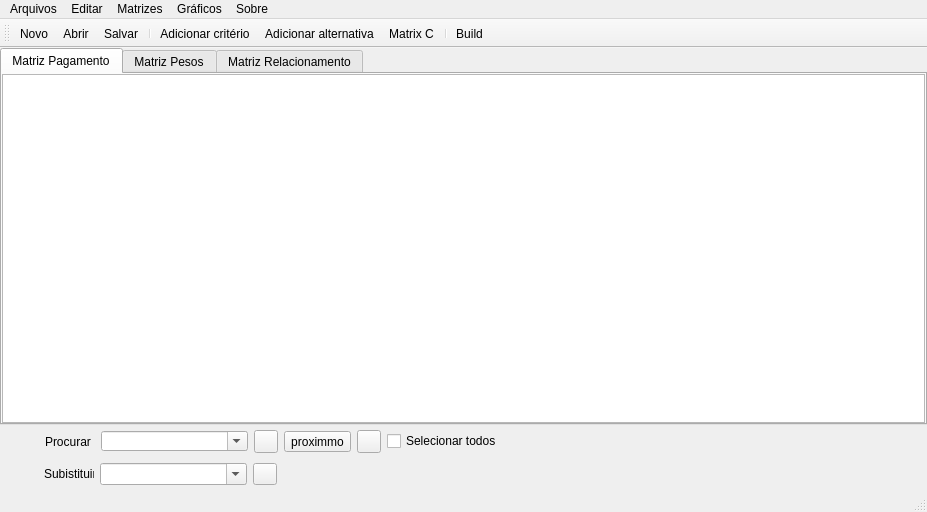
<?xml version="1.0" encoding="UTF-8"?>
<ui version="4.0">
 <class>MainWindow</class>
 <widget class="QMainWindow" name="MainWindow">
  <property name="geometry">
   <rect>
    <x>0</x>
    <y>0</y>
    <width>927</width>
    <height>512</height>
   </rect>
  </property>
  <property name="windowTitle">
   <string>MEM - Método de Escolha Múltipla</string>
  </property>
  <property name="documentMode">
   <bool>false</bool>
  </property>
  <property name="tabShape">
   <enum>QTabWidget::Rounded</enum>
  </property>
  <widget class="QWidget" name="centralWidget">
   <layout class="QVBoxLayout" name="verticalLayout">
    <property name="spacing">
     <number>0</number>
    </property>
    <property name="leftMargin">
     <number>0</number>
    </property>
    <property name="topMargin">
     <number>0</number>
    </property>
    <property name="rightMargin">
     <number>0</number>
    </property>
    <property name="bottomMargin">
     <number>0</number>
    </property>
    <item>
     <widget class="QTabWidget" name="tabWidget">
      <property name="currentIndex">
       <number>0</number>
      </property>
      <property name="tabsClosable">
       <bool>false</bool>
      </property>
      <widget class="QWidget" name="tabMatrixPayment">
       <attribute name="title">
        <string>Matriz Pagamento</string>
       </attribute>
       <layout class="QHBoxLayout" name="horizontalLayout">
        <property name="spacing">
         <number>0</number>
        </property>
        <property name="leftMargin">
         <number>0</number>
        </property>
        <property name="topMargin">
         <number>0</number>
        </property>
        <property name="rightMargin">
         <number>0</number>
        </property>
        <property name="bottomMargin">
         <number>0</number>
        </property>
        <item>
         <widget class="Table" name="tableMatrixPayment">
          <attribute name="verticalHeaderShowSortIndicator" stdset="0">
           <bool>false</bool>
          </attribute>
          <attribute name="verticalHeaderStretchLastSection">
           <bool>false</bool>
          </attribute>
         </widget>
        </item>
       </layout>
      </widget>
      <widget class="QWidget" name="tabMatrixWeight">
       <attribute name="title">
        <string>Matriz Pesos</string>
       </attribute>
       <layout class="QHBoxLayout" name="horizontalLayout_2">
        <property name="leftMargin">
         <number>0</number>
        </property>
        <property name="topMargin">
         <number>0</number>
        </property>
        <property name="rightMargin">
         <number>0</number>
        </property>
        <property name="bottomMargin">
         <number>0</number>
        </property>
        <item>
         <widget class="Table" name="tableMatrixWeight"/>
        </item>
       </layout>
      </widget>
      <widget class="QWidget" name="tabMatrixRelationship">
       <attribute name="title">
        <string>Matriz Relacionamento</string>
       </attribute>
       <layout class="QHBoxLayout" name="horizontalLayout_3">
        <property name="leftMargin">
         <number>0</number>
        </property>
        <property name="topMargin">
         <number>0</number>
        </property>
        <property name="rightMargin">
         <number>0</number>
        </property>
        <property name="bottomMargin">
         <number>0</number>
        </property>
        <item>
         <widget class="Table" name="tableMatrixRelationship"/>
        </item>
       </layout>
      </widget>
     </widget>
    </item>
    <item>
     <widget class="FindTable" name="tableFindValue" native="true">
      <property name="minimumSize">
       <size>
        <width>921</width>
        <height>40</height>
       </size>
      </property>
      <property name="maximumSize">
       <size>
        <width>921</width>
        <height>80</height>
       </size>
      </property>
      <layout class="QVBoxLayout" name="verticalLayout_4">
       <property name="leftMargin">
        <number>9</number>
       </property>
       <property name="topMargin">
        <number>0</number>
       </property>
       <property name="bottomMargin">
        <number>0</number>
       </property>
       <item>
        <layout class="QVBoxLayout" name="verticalLayout_2">
         <property name="spacing">
          <number>0</number>
         </property>
         <property name="leftMargin">
          <number>0</number>
         </property>
         <property name="topMargin">
          <number>0</number>
         </property>
         <property name="rightMargin">
          <number>0</number>
         </property>
         <property name="bottomMargin">
          <number>0</number>
         </property>
         <item>
          <widget class="QWidget" name="wgtFindTbale" native="true">
           <layout class="QHBoxLayout" name="horizontalLayout_4">
            <property name="sizeConstraint">
             <enum>QLayout::SetMinAndMaxSize</enum>
            </property>
            <property name="leftMargin">
             <number>6</number>
            </property>
            <property name="topMargin">
             <number>5</number>
            </property>
            <property name="rightMargin">
             <number>6</number>
            </property>
            <property name="bottomMargin">
             <number>5</number>
            </property>
            <item>
             <widget class="QToolButton" name="btnFindClose">
              <property name="text">
               <string/>
              </property>
              <property name="icon">
               <iconset resource="imagens.qrc">
                <normaloff>:/imagens/cancel.png</normaloff>:/imagens/cancel.png</iconset>
              </property>
              <property name="popupMode">
               <enum>QToolButton::DelayedPopup</enum>
              </property>
              <property name="autoRaise">
               <bool>true</bool>
              </property>
              <property name="arrowType">
               <enum>Qt::NoArrow</enum>
              </property>
             </widget>
            </item>
            <item>
             <widget class="QLabel" name="lblFind">
              <property name="minimumSize">
               <size>
                <width>50</width>
                <height>0</height>
               </size>
              </property>
              <property name="maximumSize">
               <size>
                <width>50</width>
                <height>16777215</height>
               </size>
              </property>
              <property name="text">
               <string>Procurar</string>
              </property>
             </widget>
            </item>
            <item>
             <widget class="QComboBox" name="cbxFind">
              <property name="minimumSize">
               <size>
                <width>147</width>
                <height>20</height>
               </size>
              </property>
              <property name="maximumSize">
               <size>
                <width>147</width>
                <height>20</height>
               </size>
              </property>
              <property name="editable">
               <bool>true</bool>
              </property>
              <property name="maxVisibleItems">
               <number>10</number>
              </property>
              <property name="insertPolicy">
               <enum>QComboBox::NoInsert</enum>
              </property>
             </widget>
            </item>
            <item>
             <widget class="QToolButton" name="btnFind">
              <property name="text">
               <string/>
              </property>
              <property name="icon">
               <iconset resource="imagens.qrc">
                <normaloff>:/imagens/find.png</normaloff>:/imagens/find.png</iconset>
              </property>
             </widget>
            </item>
            <item>
             <widget class="QToolButton" name="btnFindPrev">
              <property name="text">
               <string>proximmo</string>
              </property>
              <property name="icon">
               <iconset resource="imagens.qrc">
                <normaloff>:/imagens/arrow_left.png</normaloff>:/imagens/arrow_left.png</iconset>
              </property>
              <property name="checkable">
               <bool>false</bool>
              </property>
             </widget>
            </item>
            <item>
             <widget class="QToolButton" name="btnFindNext">
              <property name="text">
               <string/>
              </property>
              <property name="icon">
               <iconset resource="imagens.qrc">
                <normaloff>:/imagens/arrow_right.png</normaloff>:/imagens/arrow_right.png</iconset>
              </property>
              <property name="checkable">
               <bool>false</bool>
              </property>
              <property name="checked">
               <bool>false</bool>
              </property>
             </widget>
            </item>
            <item>
             <widget class="QCheckBox" name="ckbSelectAll">
              <property name="text">
               <string>Selecionar todos</string>
              </property>
             </widget>
            </item>
            <item>
             <widget class="QLabel" name="lblInfomation">
              <property name="text">
               <string/>
              </property>
             </widget>
            </item>
            <item>
             <spacer name="horizontalSpacer_2">
              <property name="orientation">
               <enum>Qt::Horizontal</enum>
              </property>
              <property name="sizeType">
               <enum>QSizePolicy::MinimumExpanding</enum>
              </property>
              <property name="sizeHint" stdset="0">
               <size>
                <width>40</width>
                <height>20</height>
               </size>
              </property>
             </spacer>
            </item>
           </layout>
          </widget>
         </item>
         <item>
          <widget class="QWidget" name="wgtReplaceTable" native="true">
           <property name="minimumSize">
            <size>
             <width>0</width>
             <height>32</height>
            </size>
           </property>
           <property name="maximumSize">
            <size>
             <width>16777215</width>
             <height>32</height>
            </size>
           </property>
           <layout class="QHBoxLayout" name="horizontalLayout_5">
            <property name="leftMargin">
             <number>6</number>
            </property>
            <property name="topMargin">
             <number>5</number>
            </property>
            <property name="rightMargin">
             <number>6</number>
            </property>
            <property name="bottomMargin">
             <number>5</number>
            </property>
            <item>
             <spacer name="horizontalSpacer_3">
              <property name="orientation">
               <enum>Qt::Horizontal</enum>
              </property>
              <property name="sizeType">
               <enum>QSizePolicy::Fixed</enum>
              </property>
              <property name="sizeHint" stdset="0">
               <size>
                <width>29</width>
                <height>20</height>
               </size>
              </property>
             </spacer>
            </item>
            <item>
             <widget class="QLabel" name="lblReplace">
              <property name="minimumSize">
               <size>
                <width>50</width>
                <height>0</height>
               </size>
              </property>
              <property name="maximumSize">
               <size>
                <width>50</width>
                <height>16777215</height>
               </size>
              </property>
              <property name="text">
               <string>Subistituir</string>
              </property>
             </widget>
            </item>
            <item>
             <widget class="QComboBox" name="cbxReplace">
              <property name="minimumSize">
               <size>
                <width>147</width>
                <height>0</height>
               </size>
              </property>
              <property name="maximumSize">
               <size>
                <width>147</width>
                <height>16777215</height>
               </size>
              </property>
              <property name="editable">
               <bool>true</bool>
              </property>
              <property name="insertPolicy">
               <enum>QComboBox::NoInsert</enum>
              </property>
             </widget>
            </item>
            <item>
             <widget class="QToolButton" name="btnReplace">
              <property name="layoutDirection">
               <enum>Qt::LeftToRight</enum>
              </property>
              <property name="autoFillBackground">
               <bool>false</bool>
              </property>
              <property name="text">
               <string/>
              </property>
              <property name="icon">
               <iconset resource="imagens.qrc">
                <normaloff>:/imagens/table_replace.png</normaloff>:/imagens/table_replace.png</iconset>
              </property>
             </widget>
            </item>
            <item>
             <spacer name="horizontalSpacer">
              <property name="orientation">
               <enum>Qt::Horizontal</enum>
              </property>
              <property name="sizeType">
               <enum>QSizePolicy::Expanding</enum>
              </property>
              <property name="sizeHint" stdset="0">
               <size>
                <width>40</width>
                <height>20</height>
               </size>
              </property>
             </spacer>
            </item>
           </layout>
          </widget>
         </item>
        </layout>
       </item>
      </layout>
     </widget>
    </item>
   </layout>
  </widget>
  <widget class="QMenuBar" name="menuBar">
   <property name="geometry">
    <rect>
     <x>0</x>
     <y>0</y>
     <width>927</width>
     <height>21</height>
    </rect>
   </property>
   <widget class="QMenu" name="menuArquivos">
    <property name="title">
     <string>Arquivos</string>
    </property>
    <widget class="QMenu" name="menuLinguagem">
     <property name="title">
      <string>Linguagem</string>
     </property>
     <addaction name="actPortuguese"/>
     <addaction name="actEnglish"/>
     <addaction name="actEspanish"/>
     <addaction name="actFrench"/>
    </widget>
    <addaction name="actNewMenu"/>
    <addaction name="actOpenMenu"/>
    <addaction name="actSaveMenu"/>
    <addaction name="separator"/>
    <addaction name="actConfiguration"/>
    <addaction name="menuLinguagem"/>
    <addaction name="separator"/>
    <addaction name="actClose"/>
   </widget>
   <widget class="QMenu" name="menuEdit">
    <property name="title">
     <string>Editar</string>
    </property>
    <widget class="QMenu" name="menuCriteria">
     <property name="title">
      <string>Critério</string>
     </property>
     <addaction name="actAddCriteriaMenu"/>
     <addaction name="actDeleteCriteria"/>
     <addaction name="separator"/>
     <addaction name="actEditCriteria"/>
    </widget>
    <widget class="QMenu" name="menuAlternative">
     <property name="title">
      <string>Alternativa</string>
     </property>
     <addaction name="actAddAlternativeMenu"/>
     <addaction name="actDeleteAlternative"/>
     <addaction name="separator"/>
     <addaction name="actEditAlternative"/>
    </widget>
    <addaction name="menuCriteria"/>
    <addaction name="menuAlternative"/>
    <addaction name="actMatrixCMenu"/>
    <addaction name="separator"/>
    <addaction name="actFindInTable"/>
    <addaction name="actReplaceTable"/>
   </widget>
   <widget class="QMenu" name="menuTabela">
    <property name="title">
     <string>Matrizes</string>
    </property>
    <addaction name="actMatrixALine"/>
    <addaction name="actMatrixBLine"/>
    <addaction name="actResultRelative"/>
    <addaction name="separator"/>
    <addaction name="actMirror"/>
   </widget>
   <widget class="QMenu" name="menuAbout">
    <property name="title">
     <string>Sobre</string>
    </property>
    <addaction name="actHelp"/>
    <addaction name="actAbout"/>
   </widget>
   <widget class="QMenu" name="menuGraphics">
    <property name="title">
     <string>Gráficos</string>
    </property>
    <addaction name="actGraphResult"/>
    <addaction name="actSensibilityGraphic"/>
   </widget>
   <addaction name="menuArquivos"/>
   <addaction name="menuEdit"/>
   <addaction name="menuTabela"/>
   <addaction name="menuGraphics"/>
   <addaction name="menuAbout"/>
  </widget>
  <widget class="QToolBar" name="mainToolBar">
   <property name="iconSize">
    <size>
     <width>32</width>
     <height>32</height>
    </size>
   </property>
   <property name="floatable">
    <bool>true</bool>
   </property>
   <attribute name="toolBarArea">
    <enum>TopToolBarArea</enum>
   </attribute>
   <attribute name="toolBarBreak">
    <bool>false</bool>
   </attribute>
   <addaction name="actNew"/>
   <addaction name="actOpen"/>
   <addaction name="actSave"/>
   <addaction name="separator"/>
   <addaction name="actAddCriteria"/>
   <addaction name="actAddAlternative"/>
   <addaction name="actMatrixC"/>
   <addaction name="separator"/>
   <addaction name="actBuild"/>
  </widget>
  <widget class="QStatusBar" name="statusBar"/>
  <action name="actOpen">
   <property name="icon">
    <iconset resource="imagens.qrc">
     <normaloff>:/imagens/folder_table_32.png</normaloff>:/imagens/folder_table_32.png</iconset>
   </property>
   <property name="text">
    <string>Abrir</string>
   </property>
   <property name="shortcut">
    <string>Ctrl+O</string>
   </property>
  </action>
  <action name="actSave">
   <property name="icon">
    <iconset resource="imagens.qrc">
     <normaloff>:/imagens/save_32.png</normaloff>:/imagens/save_32.png</iconset>
   </property>
   <property name="text">
    <string>Salvar</string>
   </property>
   <property name="shortcut">
    <string>Ctrl+S</string>
   </property>
  </action>
  <action name="actClose">
   <property name="icon">
    <iconset resource="imagens.qrc">
     <normaloff>:/imagens/cross.png</normaloff>:/imagens/cross.png</iconset>
   </property>
   <property name="text">
    <string>Fechar</string>
   </property>
  </action>
  <action name="actPortuguese">
   <property name="checkable">
    <bool>true</bool>
   </property>
   <property name="checked">
    <bool>false</bool>
   </property>
   <property name="icon">
    <iconset resource="imagens.qrc">
     <normaloff>:/imagens/flag_brazil.png</normaloff>:/imagens/flag_brazil.png</iconset>
   </property>
   <property name="text">
    <string>Português</string>
   </property>
  </action>
  <action name="actEnglish">
   <property name="checkable">
    <bool>true</bool>
   </property>
   <property name="icon">
    <iconset resource="imagens.qrc">
     <normaloff>:/imagens/flag_usa.png</normaloff>:/imagens/flag_usa.png</iconset>
   </property>
   <property name="text">
    <string>Inglês</string>
   </property>
  </action>
  <action name="actAddCriteria">
   <property name="icon">
    <iconset resource="imagens.qrc">
     <normaloff>:/imagens/table_col_insert_32.png</normaloff>:/imagens/table_col_insert_32.png</iconset>
   </property>
   <property name="text">
    <string>Adicionar critério</string>
   </property>
   <property name="toolTip">
    <string>Adicionar críterio</string>
   </property>
  </action>
  <action name="actAddAlternative">
   <property name="icon">
    <iconset resource="imagens.qrc">
     <normaloff>:/imagens/table_row_insert_32.png</normaloff>:/imagens/table_row_insert_32.png</iconset>
   </property>
   <property name="text">
    <string>Adicionar alternativa</string>
   </property>
  </action>
  <action name="actMirror">
   <property name="checkable">
    <bool>true</bool>
   </property>
   <property name="checked">
    <bool>true</bool>
   </property>
   <property name="icon">
    <iconset resource="imagens.qrc">
     <normaloff>:/imagens/table_mirror.png</normaloff>:/imagens/table_mirror.png</iconset>
   </property>
   <property name="text">
    <string>Espelhamento</string>
   </property>
   <property name="shortcut">
    <string>Ctrl+E</string>
   </property>
  </action>
  <action name="actAbout">
   <property name="icon">
    <iconset resource="imagens.qrc">
     <normaloff>:/imagens/about.png</normaloff>:/imagens/about.png</iconset>
   </property>
   <property name="text">
    <string>Sobre</string>
   </property>
  </action>
  <action name="actHelp">
   <property name="icon">
    <iconset resource="imagens.qrc">
     <normaloff>:/imagens/help.png</normaloff>:/imagens/help.png</iconset>
   </property>
   <property name="text">
    <string>Ajuda</string>
   </property>
  </action>
  <action name="actEspanish">
   <property name="icon">
    <iconset resource="imagens.qrc">
     <normaloff>:/imagens/flag_spain.png</normaloff>:/imagens/flag_spain.png</iconset>
   </property>
   <property name="text">
    <string>Espanhol</string>
   </property>
  </action>
  <action name="actMatrixALine">
   <property name="checkable">
    <bool>true</bool>
   </property>
   <property name="text">
    <string>Matriz A'</string>
   </property>
  </action>
  <action name="actConfiguration">
   <property name="text">
    <string>Configuração</string>
   </property>
  </action>
  <action name="actFindInTable">
   <property name="icon">
    <iconset resource="imagens.qrc">
     <normaloff>:/imagens/find.png</normaloff>:/imagens/find.png</iconset>
   </property>
   <property name="text">
    <string>Procurar</string>
   </property>
   <property name="shortcut">
    <string>Ctrl+F</string>
   </property>
  </action>
  <action name="actMatrixBLine">
   <property name="checkable">
    <bool>true</bool>
   </property>
   <property name="text">
    <string>Matriz B'</string>
   </property>
  </action>
  <action name="actBuild">
   <property name="icon">
    <iconset resource="imagens.qrc">
     <normaloff>:/imagens/build_32.png</normaloff>:/imagens/build_32.png</iconset>
   </property>
   <property name="text">
    <string>Build</string>
   </property>
  </action>
  <action name="actReplaceTable">
   <property name="icon">
    <iconset resource="imagens.qrc">
     <normaloff>:/imagens/table_replace.png</normaloff>:/imagens/table_replace.png</iconset>
   </property>
   <property name="text">
    <string>Subistituir</string>
   </property>
   <property name="shortcut">
    <string>Ctrl+H</string>
   </property>
  </action>
  <action name="actEditCriteria">
   <property name="icon">
    <iconset resource="imagens.qrc">
     <normaloff>:/imagens/table_refresh.png</normaloff>:/imagens/table_refresh.png</iconset>
   </property>
   <property name="text">
    <string>Editar Critério</string>
   </property>
  </action>
  <action name="actDeleteCriteria">
   <property name="icon">
    <iconset resource="imagens.qrc">
     <normaloff>:/imagens/table_col_delete.png</normaloff>:/imagens/table_col_delete.png</iconset>
   </property>
   <property name="text">
    <string>Excluir critério</string>
   </property>
  </action>
  <action name="actAddCriteriaMenu">
   <property name="icon">
    <iconset resource="imagens.qrc">
     <normaloff>:/imagens/table_col_insert.png</normaloff>:/imagens/table_col_insert.png</iconset>
   </property>
   <property name="text">
    <string>Adicionar critério</string>
   </property>
  </action>
  <action name="actEditAlternative">
   <property name="icon">
    <iconset resource="imagens.qrc">
     <normaloff>:/imagens/table_refresh.png</normaloff>:/imagens/table_refresh.png</iconset>
   </property>
   <property name="text">
    <string>Editar alternativa</string>
   </property>
  </action>
  <action name="actDeleteAlternative">
   <property name="icon">
    <iconset resource="imagens.qrc">
     <normaloff>:/imagens/table_row_delete.png</normaloff>:/imagens/table_row_delete.png</iconset>
   </property>
   <property name="text">
    <string>Excluir alternativa</string>
   </property>
  </action>
  <action name="actAddAlternativeMenu">
   <property name="icon">
    <iconset resource="imagens.qrc">
     <normaloff>:/imagens/table_row_insert.png</normaloff>:/imagens/table_row_insert.png</iconset>
   </property>
   <property name="text">
    <string>Adicionar alternativa</string>
   </property>
  </action>
  <action name="actResultRelative">
   <property name="checkable">
    <bool>true</bool>
   </property>
   <property name="text">
    <string>Resultado parcial</string>
   </property>
  </action>
  <action name="actFrench">
   <property name="icon">
    <iconset resource="imagens.qrc">
     <normaloff>:/imagens/flag_france.png</normaloff>:/imagens/flag_france.png</iconset>
   </property>
   <property name="text">
    <string>Francês</string>
   </property>
  </action>
  <action name="actGraphResult">
   <property name="text">
    <string>Desempenho de alternativa</string>
   </property>
  </action>
  <action name="actNew">
   <property name="icon">
    <iconset resource="imagens.qrc">
     <normaloff>:/imagens/document_empty_32.png</normaloff>:/imagens/document_empty_32.png</iconset>
   </property>
   <property name="text">
    <string>Novo</string>
   </property>
   <property name="shortcut">
    <string>Ctrl+N</string>
   </property>
  </action>
  <action name="actOpenMenu">
   <property name="icon">
    <iconset resource="imagens.qrc">
     <normaloff>:/imagens/folder_table.png</normaloff>:/imagens/folder_table.png</iconset>
   </property>
   <property name="text">
    <string>Abrir</string>
   </property>
  </action>
  <action name="actSaveMenu">
   <property name="icon">
    <iconset resource="imagens.qrc">
     <normaloff>:/imagens/save.png</normaloff>:/imagens/save.png</iconset>
   </property>
   <property name="text">
    <string>Salvar</string>
   </property>
  </action>
  <action name="actNewMenu">
   <property name="icon">
    <iconset resource="imagens.qrc">
     <normaloff>:/imagens/document_empty.png</normaloff>:/imagens/document_empty.png</iconset>
   </property>
   <property name="text">
    <string>Novo</string>
   </property>
  </action>
  <action name="actSensibilityGraphic">
   <property name="text">
    <string>Grafico de sensibilidade</string>
   </property>
  </action>
  <action name="actMatrixC">
   <property name="icon">
    <iconset resource="imagens.qrc">
     <normaloff>:/imagens/table_mirror_32.png</normaloff>:/imagens/table_mirror_32.png</iconset>
   </property>
   <property name="text">
    <string>Matrix C</string>
   </property>
  </action>
  <action name="actMatrixCMenu">
   <property name="text">
    <string>Matrix C</string>
   </property>
  </action>
 </widget>
 <layoutdefault spacing="6" margin="11"/>
 <customwidgets>
  <customwidget>
   <class>FindTable</class>
   <extends>QWidget</extends>
   <header location="global">findtable.h</header>
   <container>1</container>
  </customwidget>
  <customwidget>
   <class>Table</class>
   <extends>QTableView</extends>
   <header location="global">table.h</header>
   <slots>
    <slot>setMirror(bool)</slot>
   </slots>
  </customwidget>
 </customwidgets>
 <resources>
  <include location="imagens.qrc"/>
 </resources>
 <connections>
  <connection>
   <sender>actClose</sender>
   <signal>triggered()</signal>
   <receiver>MainWindow</receiver>
   <slot>close()</slot>
   <hints>
    <hint type="sourcelabel">
     <x>-1</x>
     <y>-1</y>
    </hint>
    <hint type="destinationlabel">
     <x>199</x>
     <y>149</y>
    </hint>
   </hints>
  </connection>
  <connection>
   <sender>actMirror</sender>
   <signal>toggled(bool)</signal>
   <receiver>tableMatrixRelationship</receiver>
   <slot>setMirror(bool)</slot>
   <hints>
    <hint type="sourcelabel">
     <x>-1</x>
     <y>-1</y>
    </hint>
    <hint type="destinationlabel">
     <x>101</x>
     <y>106</y>
    </hint>
   </hints>
  </connection>
  <connection>
   <sender>actAddCriteriaMenu</sender>
   <signal>triggered()</signal>
   <receiver>MainWindow</receiver>
   <slot>on_actAddCriteria_triggered()</slot>
   <hints>
    <hint type="sourcelabel">
     <x>-1</x>
     <y>-1</y>
    </hint>
    <hint type="destinationlabel">
     <x>463</x>
     <y>255</y>
    </hint>
   </hints>
  </connection>
  <connection>
   <sender>actAddAlternativeMenu</sender>
   <signal>triggered(bool)</signal>
   <receiver>MainWindow</receiver>
   <slot>on_actAddAlternative_triggered()</slot>
   <hints>
    <hint type="sourcelabel">
     <x>-1</x>
     <y>-1</y>
    </hint>
    <hint type="destinationlabel">
     <x>463</x>
     <y>255</y>
    </hint>
   </hints>
  </connection>
  <connection>
   <sender>actOpenMenu</sender>
   <signal>triggered()</signal>
   <receiver>MainWindow</receiver>
   <slot>on_actOpen_triggered()</slot>
   <hints>
    <hint type="sourcelabel">
     <x>-1</x>
     <y>-1</y>
    </hint>
    <hint type="destinationlabel">
     <x>463</x>
     <y>255</y>
    </hint>
   </hints>
  </connection>
  <connection>
   <sender>actNewMenu</sender>
   <signal>triggered()</signal>
   <receiver>MainWindow</receiver>
   <slot>on_actNew_triggered()</slot>
   <hints>
    <hint type="sourcelabel">
     <x>-1</x>
     <y>-1</y>
    </hint>
    <hint type="destinationlabel">
     <x>463</x>
     <y>255</y>
    </hint>
   </hints>
  </connection>
  <connection>
   <sender>actSaveMenu</sender>
   <signal>triggered()</signal>
   <receiver>MainWindow</receiver>
   <slot>on_actSave_triggered()</slot>
   <hints>
    <hint type="sourcelabel">
     <x>-1</x>
     <y>-1</y>
    </hint>
    <hint type="destinationlabel">
     <x>463</x>
     <y>255</y>
    </hint>
   </hints>
  </connection>
  <connection>
   <sender>actMatrixCMenu</sender>
   <signal>triggered()</signal>
   <receiver>MainWindow</receiver>
   <slot>on_actMatrixC_triggered()</slot>
   <hints>
    <hint type="sourcelabel">
     <x>-1</x>
     <y>-1</y>
    </hint>
    <hint type="destinationlabel">
     <x>463</x>
     <y>255</y>
    </hint>
   </hints>
  </connection>
 </connections>
 <slots>
  <slot>on_actAddCriteria_triggered()</slot>
  <slot>on_actAddAlternative_triggered()</slot>
  <slot>on_actOpen_triggered()</slot>
  <slot>on_actSave_triggered()</slot>
  <slot>on_actNew_triggered()</slot>
  <slot>on_actMatrixC_triggered()</slot>
 </slots>
</ui>
